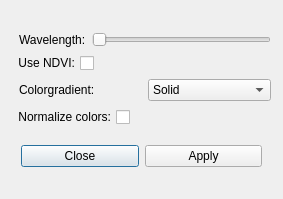
<?xml version="1.0" encoding="UTF-8"?>
<ui version="4.0">
 <class>SpectralColorGradient</class>
 <widget class="QDialog" name="SpectralColorGradient">
  <property name="enabled">
   <bool>true</bool>
  </property>
  <property name="geometry">
   <rect>
    <x>0</x>
    <y>0</y>
    <width>283</width>
    <height>199</height>
   </rect>
  </property>
  <property name="windowTitle">
   <string>SpectralColorGradient</string>
  </property>
  <property name="locale">
   <locale language="English" country="UnitedStates"/>
  </property>
  <layout class="QVBoxLayout" name="verticalLayout_3">
   <item>
    <layout class="QVBoxLayout" name="verticalLayout_2">
     <property name="sizeConstraint">
      <enum>QLayout::SetDefaultConstraint</enum>
     </property>
     <property name="leftMargin">
      <number>1</number>
     </property>
     <property name="topMargin">
      <number>1</number>
     </property>
     <property name="rightMargin">
      <number>1</number>
     </property>
     <property name="bottomMargin">
      <number>1</number>
     </property>
     <item>
      <layout class="QHBoxLayout" name="horizontalLayout">
       <property name="leftMargin">
        <number>7</number>
       </property>
       <item>
        <widget class="QLabel" name="label_cg_channel">
         <property name="layoutDirection">
          <enum>Qt::LeftToRight</enum>
         </property>
         <property name="text">
          <string>Wavelength:</string>
         </property>
        </widget>
       </item>
       <item>
        <widget class="QSlider" name="horizontalSlider_channel">
         <property name="orientation">
          <enum>Qt::Horizontal</enum>
         </property>
        </widget>
       </item>
      </layout>
     </item>
     <item>
      <layout class="QHBoxLayout" name="horizontalLayout_4">
       <item alignment="Qt::AlignRight">
        <widget class="QCheckBox" name="checkBox_NDVI">
         <property name="enabled">
          <bool>true</bool>
         </property>
         <property name="layoutDirection">
          <enum>Qt::RightToLeft</enum>
         </property>
         <property name="text">
          <string>Use NDVI:</string>
         </property>
        </widget>
       </item>
      </layout>
     </item>
     <item>
      <layout class="QHBoxLayout" name="horizontalLayout_2">
       <property name="leftMargin">
        <number>7</number>
       </property>
       <item>
        <widget class="QLabel" name="label_cg_cg">
         <property name="text">
          <string>Colorgradient:</string>
         </property>
        </widget>
       </item>
       <item>
        <widget class="QComboBox" name="comboBox_colorgradient">
         <item>
          <property name="text">
           <string>Solid</string>
          </property>
         </item>
         <item>
          <property name="text">
           <string>Grey</string>
          </property>
         </item>
         <item>
          <property name="text">
           <string>HSV</string>
          </property>
         </item>
         <item>
          <property name="text">
           <string>Jet</string>
          </property>
         </item>
         <item>
          <property name="text">
           <string>Hot</string>
          </property>
         </item>
         <item>
          <property name="text">
           <string>SHSV</string>
          </property>
         </item>
         <item>
          <property name="text">
           <string>Simpsons</string>
          </property>
         </item>
        </widget>
       </item>
      </layout>
     </item>
     <item>
      <layout class="QHBoxLayout" name="horizontalLayout_3">
       <property name="leftMargin">
        <number>0</number>
       </property>
       <item alignment="Qt::AlignRight">
        <widget class="QCheckBox" name="checkBox_normcolors">
         <property name="sizeIncrement">
          <size>
           <width>0</width>
           <height>0</height>
          </size>
         </property>
         <property name="toolTipDuration">
          <number>-1</number>
         </property>
         <property name="layoutDirection">
          <enum>Qt::RightToLeft</enum>
         </property>
         <property name="text">
          <string>Normalize colors:</string>
         </property>
         <property name="tristate">
          <bool>false</bool>
         </property>
        </widget>
       </item>
      </layout>
     </item>
     <item>
      <layout class="QHBoxLayout" name="horizontalLayout_6">
       <property name="leftMargin">
        <number>9</number>
       </property>
       <property name="topMargin">
        <number>12</number>
       </property>
       <property name="rightMargin">
        <number>9</number>
       </property>
       <property name="bottomMargin">
        <number>0</number>
       </property>
       <item>
        <widget class="QPushButton" name="pushButton_cg_close">
         <property name="text">
          <string>Close</string>
         </property>
        </widget>
       </item>
       <item>
        <widget class="QPushButton" name="pushButton_cg_apply">
         <property name="toolTip">
          <string/>
         </property>
         <property name="text">
          <string>Apply</string>
         </property>
        </widget>
       </item>
      </layout>
     </item>
    </layout>
   </item>
  </layout>
 </widget>
 <resources/>
 <connections/>
</ui>
